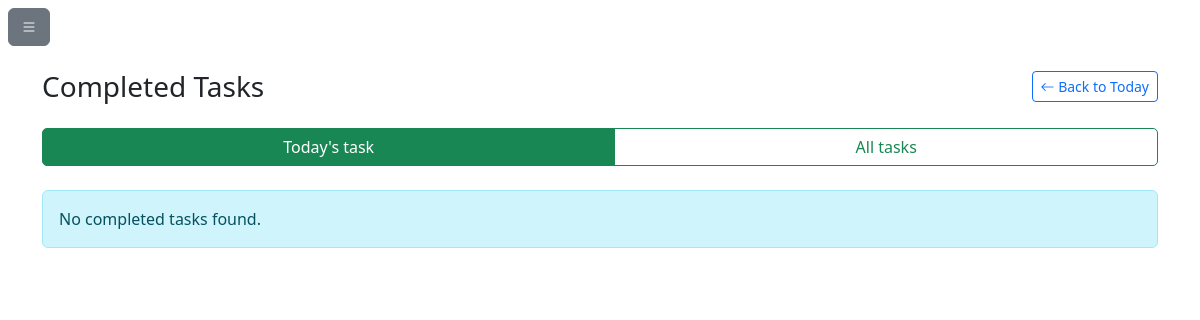
/completed.php (signed in), run on an earlier commit of the app's database.
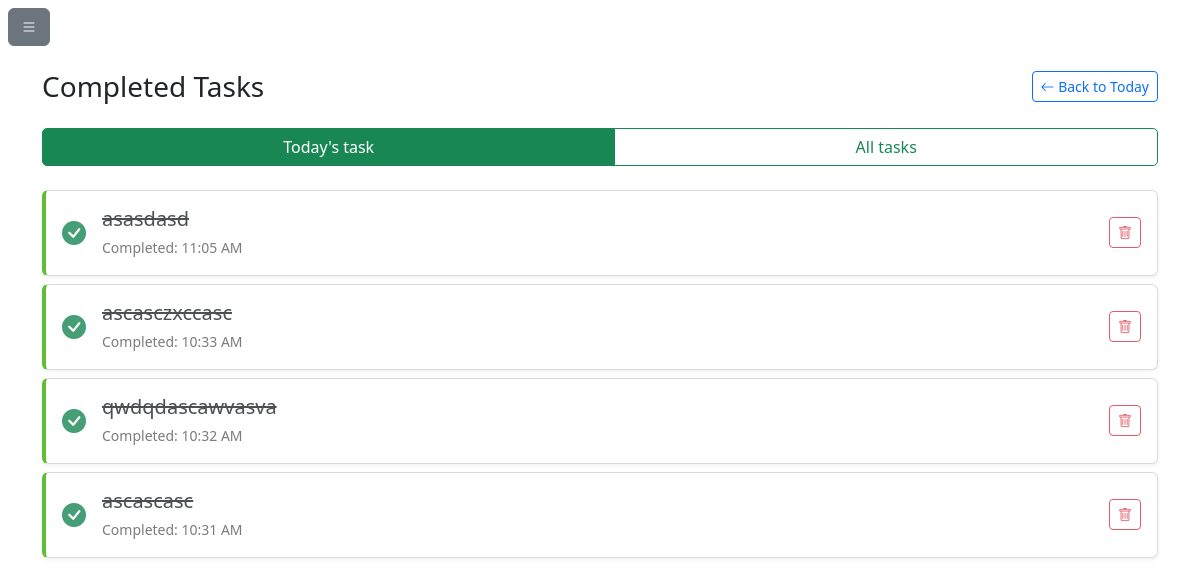
And on a later commit of the database.
### tables this page shows
CREATE TABLE `tasks` (
  `id` int(11) NOT NULL,
  `title` varchar(255) NOT NULL,
  `description` varchar(255) NOT NULL,
  `completed` tinyint(1) DEFAULT 0,
  `user_id` int(11) DEFAULT NULL,
  `due_datetime` datetime DEFAULT NULL,
  `list_id` int(11) DEFAULT NULL,
  `completed_at` timestamp NULL DEFAULT current_timestamp(),
  `section` enum('inbox','today','upcoming') DEFAULT 'inbox',
  `created_at` timestamp NOT NULL DEFAULT current_timestamp()
);

### completed_task_card.php (the view, shortened to what this page needs)
<div class="card completed-task shadow-sm mb-2">
    <div class="card-body py-3">
        <div class="d-flex align-items-center">
            <i class="bi bi-check-circle-fill text-success me-3" style="font-size: 1.5rem;"></i>
            <div class="flex-grow-1">
                <h5 class="card-title mb-1 text-decoration-line-through"><?= htmlspecialchars($task['title']) ?></h5>
                <small class="text-muted">
                    Completed: <?= date('g:i A', strtotime($task['completed_at'])) ?>
                </small>
            </div>
            <div class="task-actions">
                <button class="btn btn-sm btn-outline-danger"
                    onclick="deleteTask(<?= $task['id'] ?>, this)">
                    <i class="bi bi-trash"></i>
                </button>
            </div>
        </div>
    </div>
</div>

### completed.php (shortened to what this page needs)
<?php
require_once 'db.php';
$view = $_GET['view'] ?? 'today';
$today = date('Y-m-d');
$completed_tasks = [];
if (isset($_SESSION['user_id'])) {
    $user_id = $_SESSION['user_id'];
    if ($view === 'today') {
        $stmt = $conn->prepare("SELECT id, title, description, TIME(due_datetime) as due_time,
                          completed_at FROM tasks
                          WHERE user_id = ? AND DATE(due_datetime) = ? AND completed = 1
                          ORDER BY completed_at DESC");
        $stmt->bind_param("is", $user_id, $today);
    } else {
        $stmt = $conn->prepare("SELECT id, title, description, TIME(due_datetime) as due_time,
                              DATE(due_datetime) as due_date, completed_at FROM tasks
                              WHERE user_id = ? AND completed = 1
                              ORDER BY due_datetime DESC");
        $stmt->bind_param("i", $user_id);
    }
    $stmt->execute();
    $result = $stmt->get_result();
    while ($row = $result->fetch_assoc()) {
        $completed_tasks[] = $row;
    }
}
?>
<!DOCTYPE html>
<html lang="en">
<head>
    <link href="https://cdn.jsdelivr.net/npm/bootstrap@5.3.0/dist/css/bootstrap.min.css" rel="stylesheet">
    <link rel="stylesheet" href="https://cdn.jsdelivr.net/npm/bootstrap-icons@1.10.0/font/bootstrap-icons.css">
    <link href="css/completed.css" rel="stylesheet">
</head>
<body>
    <?php require 'sidenavbar.php'; ?>
    <div class="main-content">
        <div class="container py-3">
            <div class="d-flex justify-content-between align-items-center mb-4">
                <h1 class="h3 mb-0">Completed Tasks</h1>
                <a href="today.php" class="btn btn-sm btn-outline-primary">
                    <i class="bi bi-arrow-left"></i> Back to Today
                </a>
            </div>
            <div class="view-toggle btn-group w-100 mb-4">
                <a href="?view=today" class="btn <?= $view === 'today' ? 'btn-success' : 'btn-outline-success' ?>">
                    Today's task
                </a>
                <a href="?view=all" class="btn <?= $view === 'all' ? 'btn-success' : 'btn-outline-success' ?>">
                    All tasks
                </a>
            </div>
            <?php if (empty($completed_tasks)): ?>
                <div class="alert alert-info">
                    No completed tasks found.
                </div>
            <?php else: ?>
                <?php if ($view === 'all'): ?>
                    <?php
                    $grouped_tasks = [];
                    foreach ($completed_tasks as $task) {
                        $date = date('Y-m-d', strtotime($task['due_date']));
                        $grouped_tasks[$date][] = $task;
                    }
                    ?>
                    <?php foreach ($grouped_tasks as $date => $tasks): ?>
                        <div class="date-header">
                            <i class="bi bi-calendar-date me-2"></i>
                            <?= date('l, F j, Y', strtotime($date)) ?>
                        </div>
                        <?php foreach ($tasks as $task): ?>
                            <?php include 'completed_task_card.php'; ?>
                        <?php endforeach; ?>
                    <?php endforeach; ?>
                <?php else: ?>
                    <?php foreach ($completed_tasks as $task): ?>
                        <?php include 'completed_task_card.php'; ?>
                    <?php endforeach; ?>
                <?php endif; ?>
            <?php endif; ?>
        </div>
    </div>
</body>
</html>

### sidenavbar.php (shortened to what this page needs)
<link href="css/sidenavbar.css" rel="stylesheet">
<div>
    <button class="btn btn-secondary m-2" type="button" data-bs-toggle="offcanvas" data-bs-target="#offcanvasExample" aria-controls="offcanvasExample">
        <i class="bi bi-list"></i>
    </button>
</div>

### css/completed.css (style rules this page uses)
.completed-task { opacity: 0.8; border-left: 4px solid #38b000; }
.view-toggle { margin-bottom: 20px; }
.view-toggle .btn { border-radius: 0; }
.view-toggle .btn:first-child { border-top-left-radius: 5px; border-bottom-left-radius: 5px; }
.view-toggle .btn:last-child { border-top-right-radius: 5px; border-bottom-right-radius: 5px; }

What changed in the data, as far as the page shows it:
added tasks: title "asasdasd", completed_at "11:05 AM"
added tasks: title "ascasczxccasc", completed_at "10:33 AM"
added tasks: title "qwdqdascawvasva", completed_at "10:32 AM"
added tasks: title "ascascasc", completed_at "10:31 AM"
Also different on the page:
text no longer shown: "No completed tasks found."
